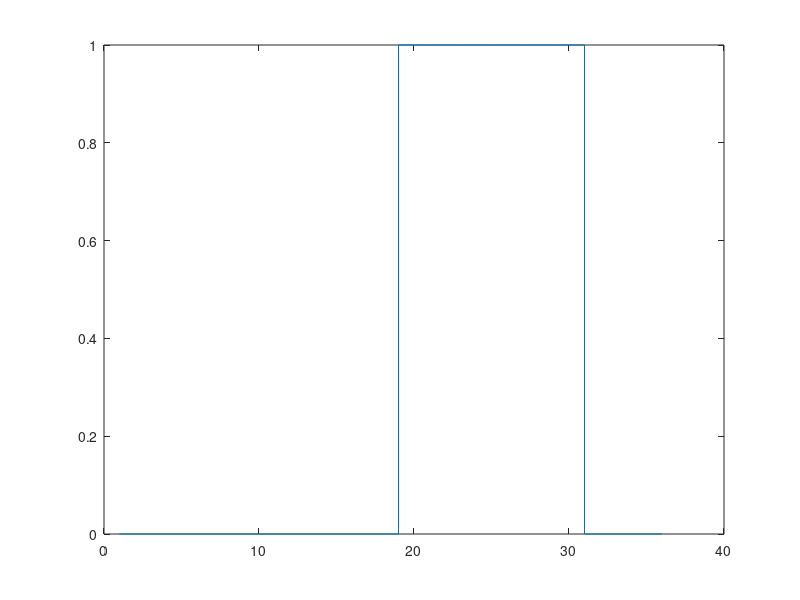

The MATLAB source for this figure:
x = rand(1,6);

  x(x>0.5)=1;
  x(x<0.5)=0;
  
  t=repmat(x,6,1)
  t=t(1:36);
  T=0.5
  Fs=12;
  Ts=1/Fs;
  NR_ESANTIOANE=T/Ts
  
  n=0:NR_ESANTIOANE-1

  stairs(t);
